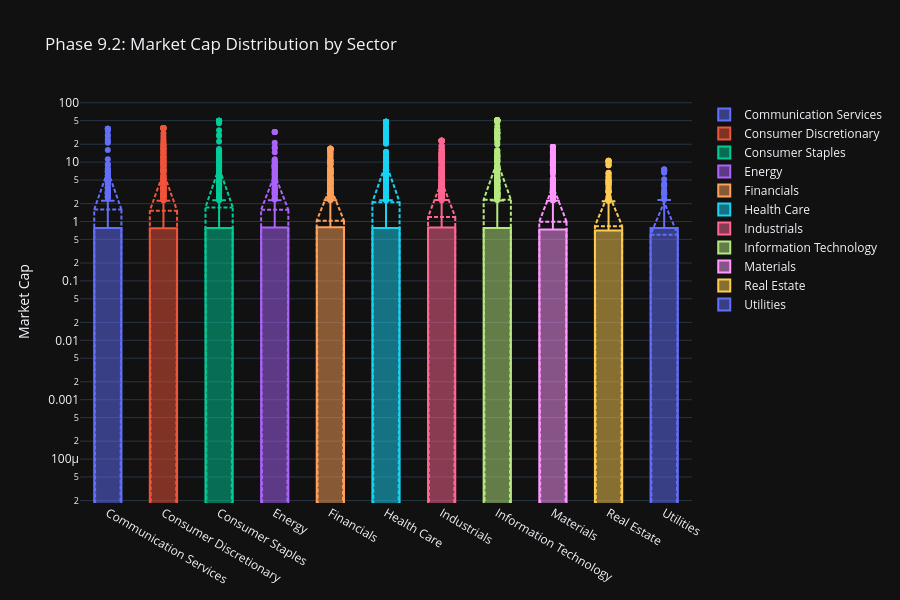

Notebook source saved alongside this figure:
### Code cell
# Phase 9.2: Sector distribution summary with interactive visualization
print("\n📊 Generating sector distribution summaries...")
sector_summaries = sector_distribution_summary(
        all_stocks_scaled,
        sector_column='sector',
        metrics=['market_cap', 'p_e', 'roe', 'net_margin'] if all(
                col in all_stocks_scaled.columns
                for col in ['market_cap', 'p_e', 'roe', 'net_margin']
                ) else None
        )

if sector_summaries:
    print(f"  ✓ Sector summaries generated for {len(sector_summaries)} metrics")

    # Create interactive box plots for key metrics by sector
    if 'market_cap' in sector_summaries:
        market_cap_summary = sector_summaries['market_cap']

        # Create interactive visualization
        fig_sector_dist = go.Figure()

        for sector in market_cap_summary.index:
            sector_data = all_stocks_scaled[all_stocks_scaled['sector'] == sector]['market_cap'].dropna()
            if len(sector_data) > 0:
                fig_sector_dist.add_trace(go.Box(
                        y=sector_data,
                        name=sector,
                        boxmean='sd'
                        ))

        fig_sector_dist.update_layout(
                title='Phase 9.2: Market Cap Distribution by Sector',
                yaxis_title='Market Cap',
                yaxis_type='log',
                height=600,
                showlegend=True
                )
        fig_sector_dist.show()
        fig_sector_dist.write_html(eda_output_dir / "phase92_sector_marketcap_dist.html")
        print(f"  ✓ Saved: {eda_output_dir / 'phase92_sector_marketcap_dist.html'}")

print(f"\n✅ Phase 9.2 Enhanced EDA Complete")
print(f"   Summary statistics, correlations, and sector distributions generated")

### Figure 1 — Plotly figure (JSON) as saved in the notebook; plotly's stock layout.template omitted (floating-point values rounded to 4 significant figures; data arrays with more than 128 entries replaced by an {"elided": "..."} marker saying what was removed)
{"data": [{"boxmean": "sd", "name": "Communication Services", "y": {"elided": "334 float values"}, "type": "box"}, {"boxmean": "sd", "name": "Consumer Discretionary", "y": {"elided": "878 float values"}, "type": "box"}, {"boxmean": "sd", "name": "Consumer Staples", "y": {"elided": "557 float values"}, "type": "box"}, {"boxmean": "sd", "name": "Energy", "y": {"elided": "319 float values"}, "type": "box"}, {"boxmean": "sd", "name": "Financials", "y": {"elided": "991 float values"}, "type": "box"}, {"boxmean": "sd", "name": "Health Care", "y": {"elided": "706 float values"}, "type": "box"}, {"boxmean": "sd", "name": "Industrials", "y": {"elided": "1260 float values"}, "type": "box"}, {"boxmean": "sd", "name": "Information Technology", "y": {"elided": "808 float values"}, "type": "box"}, {"boxmean": "sd", "name": "Materials", "y": {"elided": "690 float values"}, "type": "box"}, {"boxmean": "sd", "name": "Real Estate", "y": {"elided": "254 float values"}, "type": "box"}, {"boxmean": "sd", "name": "Utilities", "y": {"elided": "233 float values"}, "type": "box"}], "layout": {"yaxis": {"title": {"text": "Market Cap"}, "type": "log"}, "title": {"text": "Phase 9.2: Market Cap Distribution by Sector"}, "height": 600, "showlegend": true}}
